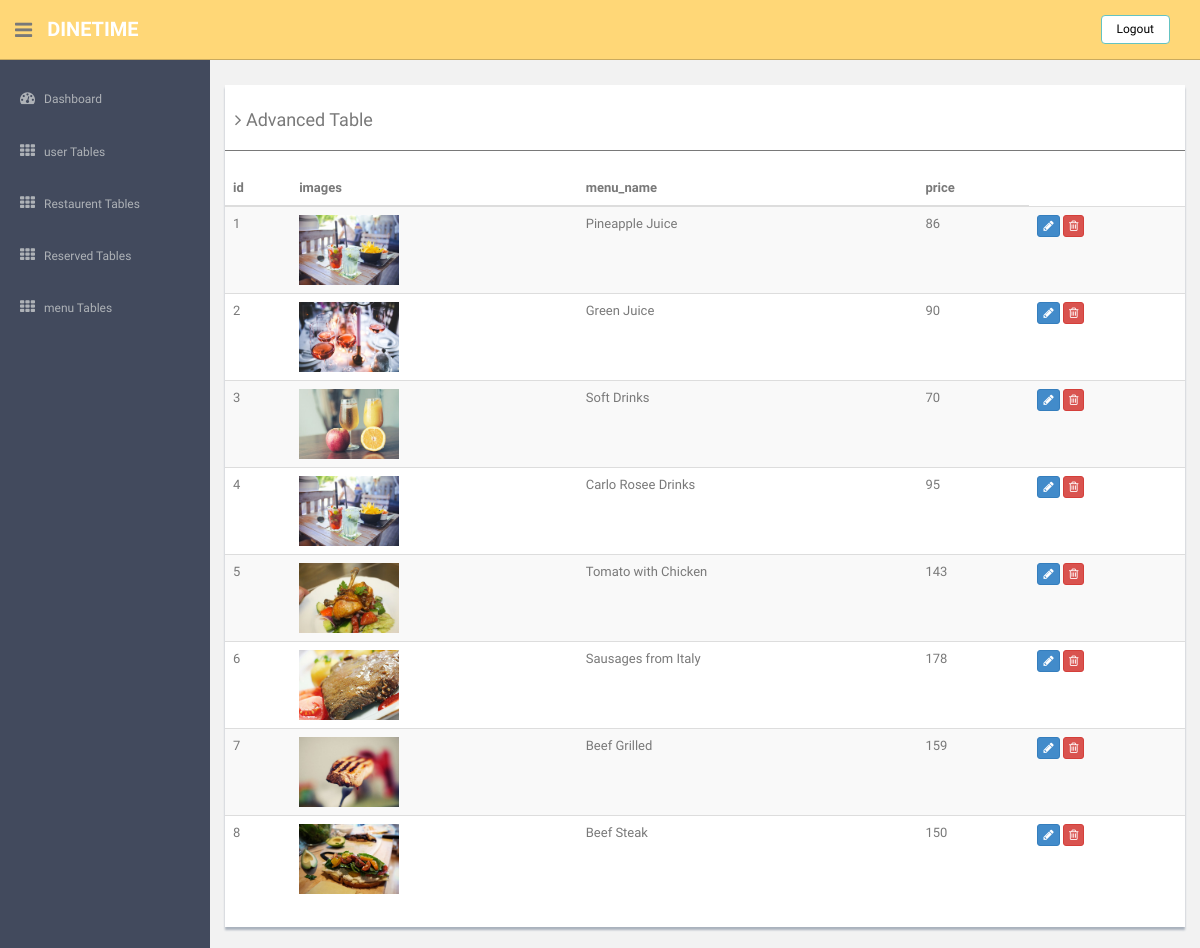
/admin/menu_table.php (signed in), run on the app's committed database.
### tables this page shows
CREATE TABLE `menu` (
  `m_id` int(10) NOT NULL,
  `d_type` varchar(20) NOT NULL,
  `mname` varchar(50) NOT NULL,
  `mimage` varchar(30) NOT NULL,
  `price` int(10) NOT NULL
);

### admin/menu_table.php (the view, shortened to what this page needs)
<!DOCTYPE html>
<html lang="en">
  <head>
    <link href="assets/css/bootstrap.css" rel="stylesheet">
    <link href="assets/font-awesome/css/font-awesome.css" rel="stylesheet" />
    <link href="assets/css/style.css" rel="stylesheet">
    <link href="assets/css/style-responsive.css" rel="stylesheet">
  </head>
  <body>
  <section id="container" >
      <header class="header black-bg">
              <div class="sidebar-toggle-box">
                  <div class="fa fa-bars tooltips" data-placement="right" data-original-title="Toggle Navigation"></div>
              </div>
            <a href="index.php" class="logo"><b>DineTime</b></a>
            <div class="top-menu">
            	<ul class="nav pull-right top-menu">
                    <li><a class="logout" href="logout.php">Logout</a></li>
            	</ul>
            </div>
        </header>
       <?php include("aside.php"); ?>
      <section id="main-content">
          <section class="wrapper">
              <div class="row mt">
                  <div class="col-md-12">
                      <div class="content-panel">
                          <table class="table table-striped table-advance table-hover">
	                  	  	  <h4><i class="fa fa-angle-right"></i> Advanced Table</h4>
	                  	  	  <hr>
                              <thead>
                              <tr>
                                   <th> id </th>
                                    <th>images</th>
                                     <th>menu_name</th>
                                     <th>price</th>
                                     </tr>
                              </thead>
                              <tbody>
                                <?php
        include("conn.php");
        $sql = "Select * from menu";
        $result =mysql_query($sql,$conn);
        $id=0;
        while($row = mysql_fetch_array($result))
        {
          $id++;
      ?>
      <tr>
        <td><?php echo $id; ?></td>
        <td> <img src="../img/<?php echo $row["mimage"]; ?> " alt="" height="70" width="100"></img></td>
        <td><?php echo $row["mname"]; ?></td>
        <td><?php echo $row["price"]; ?></td>
        <td>
           <a href="edit_menu.php?id=<?php  echo $row[0];?>"> <button class="btn btn-primary btn-xs"><i class="fa fa-pencil"></i></button>
            <a href="deletemenu.php?id=<?php  echo $row[0];?>"><button class="btn btn-danger btn-xs"><i class="fa fa-trash-o "></i></button></a>
       </td>
      </tr>
        <?php } ?>
                              </tbody>
                          </table>
                      </div>
                  </div>
              </div>
		</section><! --/wrapper -->
      </section>
  </section>
  </body>
</html>

### admin/aside.php (shortened to what this page needs)
 <?php
if(!isset($_SESSION["login"]))
{
  header("location:login.php");
}
else
{
  $val=$_SESSION["login"];
  if($val == "yes")
  {
?>
 <aside>
          <div id="sidebar"  class="nav-collapse ">
              <ul class="sidebar-menu" id="nav-accordion">
                  <li class="mt">
                      <a href="index.php">
                          <i class="fa fa-dashboard"></i>
                          <span>Dashboard</span>
                      </a>
                  </li>
                  <li class="sub-menu">
                      <a class="" href="javascript:;" >
                          <i class="fa fa-th"></i>
                          <span>user Tables</span>
                      </a>
                  </li>
                  <li class="sub-menu">
                      <a class="" href="javascript:;" >
                          <i class="fa fa-th"></i>
                          <span>Restaurent Tables</span>
                      </a>
                  </li>
                   <li class="sub-menu">
                      <a href="reserved.php">
                          <i class="fa fa-th"></i>
                          <span>Reserved Tables</span>
                      </a>
                  </li>
                  <li class="sub-menu">
                      <a class="" href="javascript:;" >
                          <i class="fa fa-th"></i>
                          <span>menu Tables</span>
                      </a>
                  </li>
              </ul>
          </div>
      </aside>
      <?php
  }
  else
  {
    header("location:login.php");
  }
}
  ?>

### admin/assets/css/style.css (style rules this page uses)
body { color: #797979; background: #f2f2f2; font-family: 'Ruda', sans-serif; padding: 0px !important; margin: 0px !important; font-size:13px; }
ul li { list-style: none; }
a, a:hover, a:focus { text-decoration: none; outline: none; }
#container { width: 100%; height: 100%; }
hr { margin-top: 20px; margin-bottom: 20px; border: 0; border-top: 1px solid #797979; }
.mt { margin-top: 25px; }
ul.top-menu > li > .logout { color: #000; font-size: 12px; border-radius: 4px; -webkit-border-radius: 4px; border: 1px solid #64c3c2 !important; padding: 5px 15px; margin-right: 15px; background: #fff; margin-top: 15px; }
#sidebar { width: 210px; height: 100%; position: fixed; background: #424a5d; }
#sidebar ul li { position: relative; }
ul.sidebar-menu , ul.sidebar-menu li ul.sub { margin: -2px 0 0; padding: 0; }
ul.sidebar-menu { margin-top: 75px; }
ul.sidebar-menu li { margin-bottom: 5px; margin-left:10px; margin-right:10px; }
ul.sidebar-menu li.sub-menu { line-height: 15px; }
ul.sidebar-menu li a span { display: inline-block; }
ul.sidebar-menu li a { color: #aeb2b7; text-decoration: none; display: block; padding: 15px 0 15px 10px; font-size: 12px; outline: none; -webkit-transition: all 0.3s ease; -moz-transition: all 0.3s ease; -o-transition: all 0.3s ease; -ms-transition: all 0.3s ease; transition: all 0.3s ease; }
ul.sidebar-menu li a i { font-size: 15px; padding-right: 6px; }
#main-content { margin-left: 210px; }
.header, .footer { min-height: 60px; padding: 0 15px; }
.header { position: fixed; left: 0; right: 0; z-index: 1002; }
.black-bg { background: #ffd777; border-bottom: 1px solid #c9aa5f; }
.wrapper { display: inline-block; margin-top: 60px; padding-left: 15px; padding-right: 15px; padding-bottom: 15px; padding-top: 0px; width: 100%; }
a.logo { font-size: 20px; color: #ffffff; float: left; margin-top: 15px; text-transform: uppercase; }
a.logo b { font-weight: 900; }
#top_menu .nav > li, ul.top-menu > li { float: left; }
ul.top-menu > li > a { color: #666666; font-size: 16px; border-radius: 4px; -webkit-border-radius: 4px; border:1px solid #666666 !important; padding: 2px 6px; margin-right: 15px; }
.sidebar-toggle-box { float: left; padding-right: 15px; margin-top: 20px; }
.sidebar-toggle-box .fa-bars { cursor: pointer; display: inline-block; font-size: 20px; }
.content-panel { background: #ffffff; box-shadow: 0px 3px 2px #aab2bd; padding-top: 15px; padding-bottom: 5px; }
.content-panel h4 { margin-left: 10px; }

### data on the page
menu: mimage (picture), mname "Pineapple Juice", price "86"
menu: mimage (picture), mname "Green Juice", price "90"
menu: mimage (picture), mname "Soft Drinks", price "70"
menu: mimage (picture), mname "Carlo Rosee Drinks", price "95"
menu: mimage (picture), mname "Tomato with Chicken", price "143"
menu: mimage (picture), mname "Sausages from Italy", price "178"
menu: mimage (picture), mname "Beef Grilled", price "159"
menu: mimage (picture), mname "Beef Steak", price "150"
